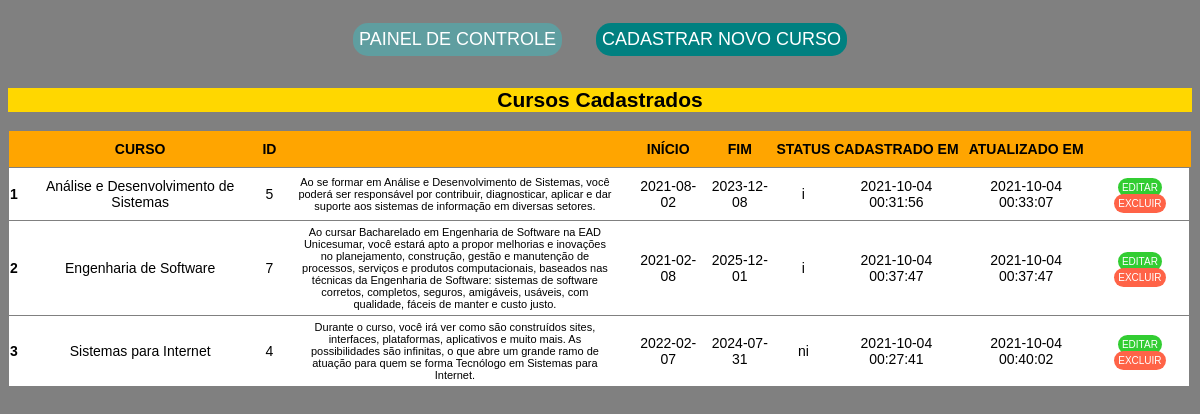
/Pages/page_courses.php, run on the app's committed database.
### tables this page shows
CREATE TABLE `course` (
  `id` int(10) NOT NULL,
  `nameCourse` varchar(255) NOT NULL,
  `description` text NOT NULL,
  `dateStart` date NOT NULL,
  `dateFinish` date NOT NULL,
  `status` varchar(2) NOT NULL,
  `created_at` timestamp NOT NULL DEFAULT current_timestamp(),
  `updated_at` timestamp NOT NULL DEFAULT current_timestamp()
);

### DataBase/Connection.php (called while the page is built)
<?php
abstract class Connection {
    protected function connectDB() {
        try {
            return $connect = new PDO("mysql:host=localhost;dbname=RA211512755", "root", "");
        } catch(PDOException $e) {
            return $e->getMessage();
        }
    }
}

### Class/Courses.php (called while the page is built, shortened)
<?php
require_once ('../DataBase/Connection.php');
class Courses extends Connection {
    public $conn;
    public function __construct(){
        $this->conn = $this->connectDB();
    }
    public function listCourses() {
        try {
            $sql = "SELECT * FROM course ORDER BY nameCourse ASC";
            $stmt = $this->conn->prepare($sql);
            $stmt->execute();
            $results = $stmt->fetchAll(PDO::FETCH_ASSOC);
            return $results;
        }catch(PDOException $e) {
            echo 'Error: ' . $e->getMessage();
        }
    }
}
?>

### Pages/page_courses.php (the view, shortened to what this page needs)
<!DOCTYPE html>
<html lang="pt-br">
    <head>
    </head>
    <body>
        <div class="retornar"><a href="../index.php">PAINEL DE CONTROLE</a></div>
        <div class="cadastrar"><a href="manip_courses.php">CADASTRAR NOVO CURSO</a></div>
        <h2 class="titulo">Cursos Cadastrados</h2>
        <div><table>
            <colgroup>
                <col style="width:%">
                <col style="width:%">
                <col style="width:%">
                <col style="width:30%">
                <col style="width:%">
                <col style="width:%">
                <col style="width:%">
                <col style="width:%">
                <col style="width:%">
                <col style="width:%">
                <col style="width:%">
            </colgroup>
            <thead>
                <tr>
                    <th scope="col"></th>
                    <th scope="col">CURSO</th>
                    <th scope="col">ID</th>
                    <th scope="col"></th>
                    <th scope="col">INÍCIO</th>
                    <th scope="col">FIM</th>
                    <th scope="col">STATUS</th>
                    <th scope="col">CADASTRADO EM</th>
                    <th scope="col">ATUALIZADO EM</th>
                    <th scope="col"></th>
                    <th scope="col"></th>
            </thead>
                    <?php
                    include_once('../Class/Courses.php');
                    $catalogo = new Courses();
                    $course = $catalogo->listCourses();
                    $i=1;
                    foreach ($course as $linha) {
                    ?>
                <tr>
                    <th scope="row"><?=$i++?></th>
                    <td><?=$linha['nameCourse']?></td>
                    <td><?=$linha['id']?></td>
                    <td class="descricao"><?=$linha['description']?></td>
                    <td><?=$linha['dateStart']?></td>
                    <td><?=$linha['dateFinish']?></td>
                    <td><?=$linha['status']?></td>
                    <td><?=$linha['created_at']?></td>
                    <td><?=$linha['updated_at']?></td>
                    <td>
                        <div class="editar"><a href="manip_courses_edit.php?id=<?=$linha['id']?>" role="button">EDITAR</a></div>
                        <div class="excluir"><a href="controller_course_delete.php?id=<?=$linha['id']?>" role="button">EXCLUIR</a></div>
                    </td>
                </tr>
                    <?php
                    }
                    ?>
        </table></div>
    </body>
</html>

### Pages/page_courses.php (style rules this page uses)
body { font-size: 14px; background-color: gray; font-family: Arial, Helvetica, sans-serif; text-align:center; }
h2 { background-color:#FFD700; }
table { border:solid 1px gray; border-collapse:collapse;width: 100%; }
thead { background-color:orange; }
th, td, tr { padding-top:10px; padding-bottom:10px; }
tr { border:solid 1px gray; }
.descricao { font-size:11px;padding:5px 20px 5px 20px; }
a { text-decoration:none; color:white; }
.cadastrar { display:inline-flex; font-size: 18px; background-color:#008080; padding:6px; border-radius:15px; margin:15px; }
.editar { display:inline;font-size: 10px; background-color:#32CD32; padding:4px;border-radius:10px; }
.excluir { display:inline;font-size: 10px; background-color:#FF6347; padding:4px; border-radius:10px; }
.retornar { display:inline-block; font-size: 18px; background-color:#5F9EA0; padding:6px; border-radius:15px; margin:15px; }

### data on the page
course: nameCourse "Análise e Desenvolvimento de Sistemas", id "5", description "Ao se formar em Análise e Desenvolvimento de Sistemas, você poderá ser responsável por contribuir, diagnosticar, aplicar e dar suporte aos sistemas de informação em diversas setores.", dateStart "2021-08-02", dateFinish "2023-12-08", status "i", created_at "2021-10-04 00:31:56", updated_at "2021-10-04 00:33:07"
course: nameCourse "Engenharia de Software", id "7", description "Ao cursar Bacharelado em Engenharia de Software na EAD Unicesumar, você estará apto a propor melhorias e inovações no planejamento, construção, gestão e manutenção de processos, serviços e produtos computacionais, baseados nas técnicas da Engenharia de Software: sistemas de software corretos, completos, seguros, amigáveis, usáveis, com qualidade, fáceis de manter e custo justo.", dateStart "2021-02-08", dateFinish "2025-12-01", status "i", created_at "2021-10-04 00:37:47", updated_at "2021-10-04 00:37:47"
course: nameCourse "Sistemas para Internet", id "4", description "Durante o curso, você irá ver como são construídos sites, interfaces, plataformas, aplicativos e muito mais. As possibilidades são infinitas, o que abre um grande ramo de atuação para quem se forma Tecnólogo em Sistemas para Internet.", dateStart "2022-02-07", dateFinish "2024-07-31", status "ni", created_at "2021-10-04 00:27:41", updated_at "2021-10-04 00:40:02"
